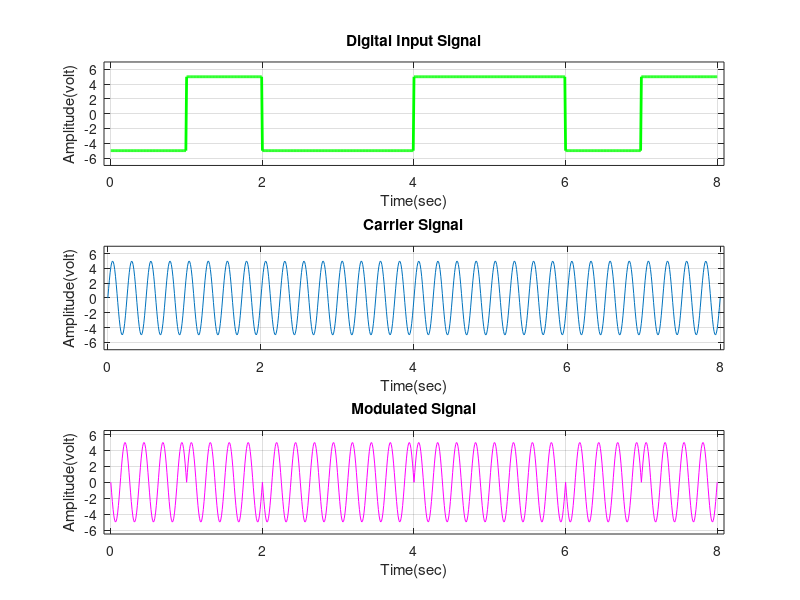

Reproduce this figure in MATLAB.
clc;
clear all;
close all;
 
% Define the necessary parameters
bitstream = [0 1 0 0 1 1 0 1];
n = length(bitstream);
sampleperbit = 100;
highlogicvoltlevel = +5;
lowlogicvoltlevel = -5;
t = 0:1/sampleperbit:n;
 
% Loop through each bit in the bit stream
for i = 1:1:n
    if bitstream(i) == 1
        digitalsignalvoltage(i) = highlogicvoltlevel;
    else
        digitalsignalvoltage(i) = lowlogicvoltlevel;
    end
end
 
% Generate the digital signal based on the bit stream and sampling
totalsample = 1:1:(n + 1) * sampleperbit;
for i = 1:1:n
    for j = i:1/sampleperbit:i+1
        digitalsignal(totalsample(i*sampleperbit:(i+1)*sampleperbit)) = digitalsignalvoltage(i);
    end
end
% Remove initial samples to match time vector
digitalsignal = digitalsignal(sampleperbit:end);
 
% Plot the digital input signal
subplot(3,1,1);
plot(t, digitalsignal,'green', 'linewidth', 2);
axis([-0.09 n+0.09 lowlogicvoltlevel-2 highlogicvoltlevel+2]);
xlabel('Time(sec)');
ylabel('Amplitude(volt)');
title('Digital Input Signal');
grid on;
 
% Define parameters for analog carrier signal
Vc = 5;
fc = 4;
thetac = 0;
% Generate the carrier signal
carriersignal = Vc .* sin(2 * pi * fc * t + thetac);
% Plot the carrier signal
subplot(3,1,2);
plot(t, carriersignal);
axis([-0.05 n+0.05 lowlogicvoltlevel-2 highlogicvoltlevel+2]);
xlabel('Time(sec)');
ylabel('Amplitude(volt)');
title('Carrier Signal');
grid on;
 
frequencySeparation = 2.0;
phasecomponentforsymbolone = 0;
phasecomponentforsymbolzero = pi;
amplitudecomponent = 1;
 
% Generate the modulated signal
for i = 1:1:(n * sampleperbit + 1)
    % Check the digital signal and modulate accordingly
    if digitalsignal(i) == highlogicvoltlevel
        phasecomponent(i) = phasecomponentforsymbolone;
    else
        phasecomponent(i) = phasecomponentforsymbolzero;
    end
end
 
% Modulate the signal with amplitude and carrier frequency
modulatedsignal = amplitudecomponent*Vc .*sin((2*pi*fc*t + phasecomponent));
% Plot the modulated signal
subplot(3,1,3);
plot(t, modulatedsignal, 'color', 'm');
axis([-0.09 n+0.09 -Vc-1.5 Vc+1.5]);
xlabel('Time(sec)');
ylabel('Amplitude(volt)');
title('Modulated Signal');
grid on;